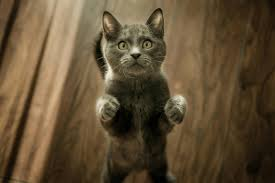
#> input picture im/tom.jpeg, 275 x 183 px
$ python contour.py
#> lines starting #> are read from the running program, lines starting #| are printed output that depends on the picture; after the words box and inside, x2 and y2 are one past the last pixel; in counts of white or black regions, pixels touching at a corner belong together
import numpy as np
import cv2 as cv

img=cv.imread('im/tom.jpeg')
#> img is the input picture: shape (183, 275, 3); mean B, G, R 52.9, 79.2, 97.2
def resize(frame,scale=0.75):
    width = int(frame.shape[1] * scale)
    height = int(frame.shape[0] * scale)
    return cv.resize(frame,(width,height),interpolation=cv.INTER_AREA)

gray=cv.cvtColor(img,cv.COLOR_BGR2GRAY)
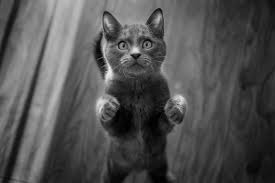
#> gray: shape (183, 275); min 0, max 245, mean 81.6
#Defining the blank image using numpy
blank=np.zeros(img.shape,np.uint8)

#Extracting the feature using canny
jerry_canny=cv.Canny(img,125,175)
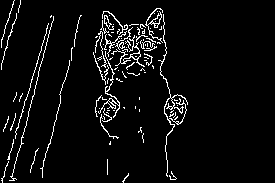
#> jerry_canny: shape (183, 275); 5.1% white in thin lines or dots, all inside (x1, y1, x2, y2) = (1, 0, 188, 183)
cv.imshow('jerry_canny',resize(jerry_canny,3.25))
#> in resize, `return cv.resize(frame,(width,height),interpolation=cv.INTER_AREA)`:
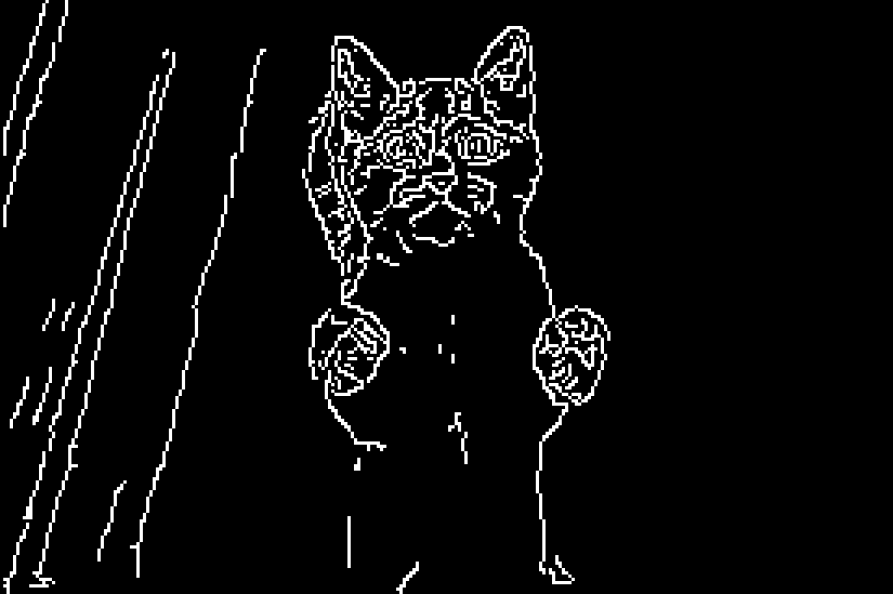
#> returned value: shape (594, 893); min 0, max 255, mean 12.9
countours,heirarchies=cv.findContours(jerry_canny,cv.RETR_LIST,cv.CHAIN_APPROX_SIMPLE,) #Using canny
#> countours = 112 contours, 101 with area under 20; largest, box (x1, y1, x2, y2) and area: (145, 8, 163, 43) 86, (158, 14, 188, 177) 85, (111, 35, 145, 67) 76, (98, 51, 120, 118) 74, (104, 15, 114, 30) 42
print(len(countours))
#| 112

# Threshhold for pixels
ret,thresh=cv.threshold(gray,125,255,cv.THRESH_BINARY)
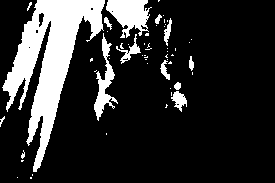
#> thresh: shape (183, 275); 18.2% white; 54 white regions (41 under 20 px)

countours,heirarchies=cv.findContours(thresh,cv.RETR_LIST,cv.CHAIN_APPROX_SIMPLE,)
#> countours = 68 contours, 55 with area under 20; largest, box (x1, y1, x2, y2) and area: (2, 0, 105, 172) 6136, (106, 0, 152, 38) 952, (94, 33, 118, 121) 572, (171, 91, 187, 112) 149, (116, 34, 141, 64) 140
print(len(countours))
#| 68

cv.imshow('thresh_image',resize(thresh,3.25))
#> call 2 of resize, with scale = 3.25
#> in resize (call 2), `return cv.resize(frame,(width,height),interpolation=cv.INTER_AREA)`:
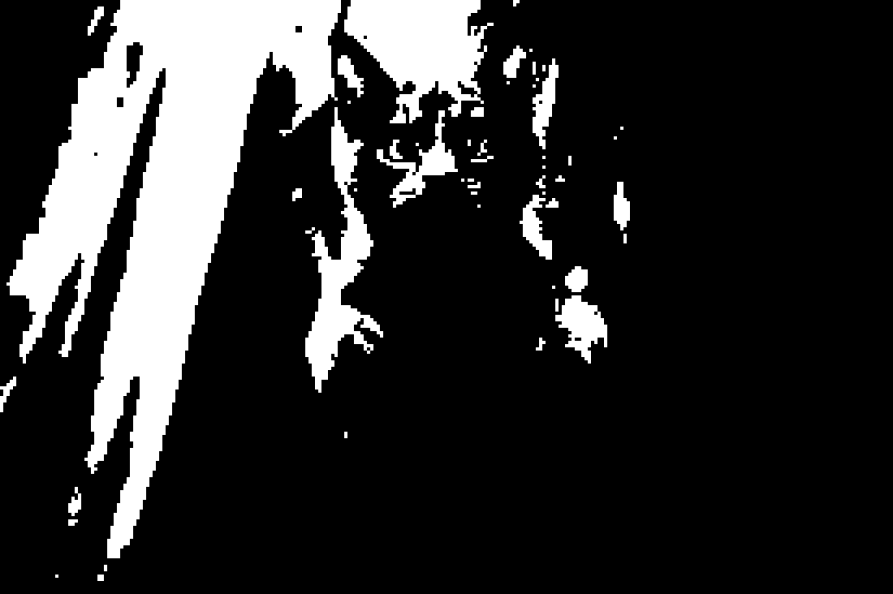
#> returned value: shape (594, 893); min 0, max 255, mean 46.4

#Drawing an image into blank image

cv.drawContours(blank,countours,-1,(0,255,0),1)
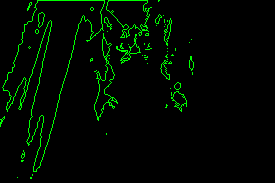
#> blank: shape (183, 275, 3); mean of channels 0, 1, 2 0, 9.5, 0; drawn as B, G, R
cv.imshow('contours',resize(blank,3.25))
#> call 3 of resize, with scale = 3.25
#> in resize (call 3), `return cv.resize(frame,(width,height),interpolation=cv.INTER_AREA)`:
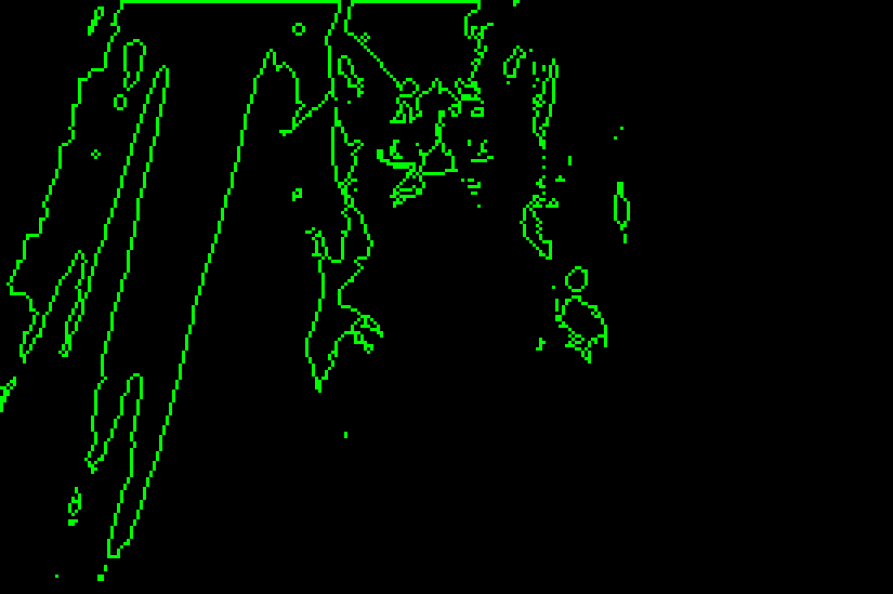
#> returned value: shape (594, 893, 3); mean of channels 0, 1, 2 0, 9.5, 0; drawn as B, G, R

$ run again, with im/jerry.jpeg copied over im/tom.jpeg
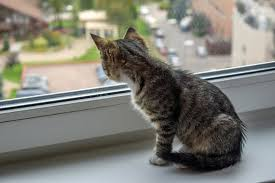
#> input picture im/jerry.jpeg, 275 x 183 px
#> img is the input picture: shape (183, 275, 3); mean B, G, R 118.7, 127.4, 128.2
#> jerry_canny: shape (183, 275); 11.7% white in thin lines or dots
#> `countours,heirarchies=cv.findContours(jerry_canny,cv.RETR_LIST,cv.CHAI..`: countours = 325 contours, 308 with area under 20; largest, box (x1, y1, x2, y2) and area: (128, 110, 193, 153) 152, (0, 110, 89, 124) 122, (171, 134, 183, 153) 114, (135, 85, 158, 117) 80, (18, 33, 108, 81) 58
#| 325
#> `ret,thresh=cv.threshold(gray,125,255,cv.THRESH_BINARY)`:
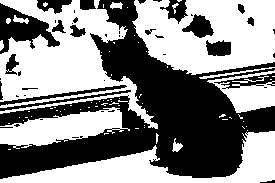
#> thresh: shape (183, 275); 53.6% white; 46 black regions (26 under 20 px)
#> `countours,heirarchies=cv.findContours(thresh,cv.RETR_LIST,cv.CHAIN_APP..`: countours = 115 contours, 93 with area under 20; largest, box (x1, y1, x2, y2) and area: (0, 0, 158, 129) 8770, (132, 0, 275, 75) 8443, (0, 131, 275, 183) 4895, (0, 107, 130, 149) 2700, (207, 70, 275, 113) 1208
#| 115
#> in resize (call 3), `return cv.resize(frame,(width,height),interpolation=cv.INTER_AREA)`:
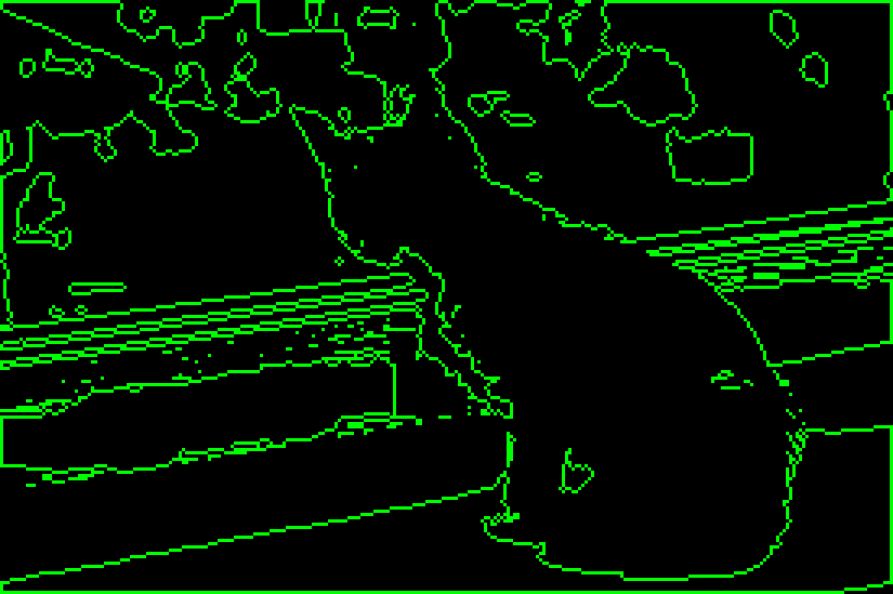
#> returned value: shape (594, 893, 3); mean of channels 0, 1, 2 0, 22.3, 0; drawn as B, G, R
